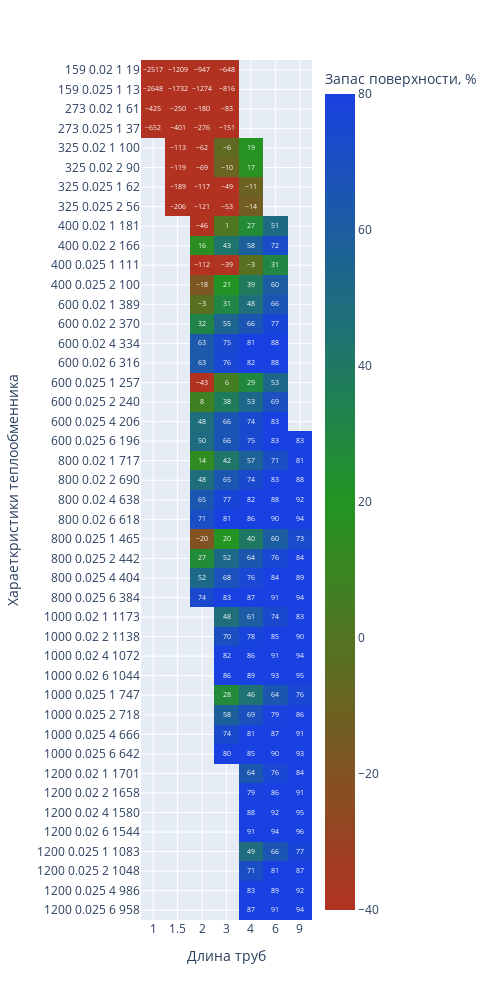

The cell this chart's notebook holds for it:
### Markdown cell above
Для работы колонны необходимо правильно подобрать теплообменники, которые обеспечивают ток вещества. В подогревателе исходной смеси осуществляется нагрев смеси от FEED_TEMPERATURE до температуры кипения исходной смеси. Нагрев исходной смеси осуществляется за счет конденсации насыщенного водяного пара, давление пара 3 ата. Температура пара при таком давлении 132.9 ºС. Изменить давление и в след за ним все свойства теплоносителя можно в поле AQ_PRESSURE.

На тепловой карте зеленым цветом будет выделен теплообменник, характеристики которого позволяют в выбранных условиях обеспечивать запас поверхности теплообмена 5-20%.

По оси абсцисс отложена длинна трубы аппарата

По оси ординат:[диаметр внешнего кожуха; диаметр труб внутри кожуха; число ходов, число труб]

Подогреватель может располагаться вертикально и горизонтально. от выбора ориентации зависят некоторые коэффициенты теплообмена.

### Code cell
heaters_table = pd.read_excel('tables/Параметры кожухотрубчатых теплообменников и холодильников.xlsx',
                   header=[2])

exclude_list = ['d труб, мм']
heaters_table[exclude_list] = heaters_table[exclude_list].apply(eq.get_diameter)
heaters = eq.calculate_equipment(
    heaters_table,
    aqua_vapor_saturation_by_pressure,
    aqua_liquid_saturation,
    aqua_vapor_saturation,
    balance,
    properties,
    FEED_TEMPERATURE,
    thermal_balance,
    Ropt,
    EQ_NAME = 'подогреватель',
    ORIENTACION = 'вертикальный', #может быть 'горизонтальный'
    AQ_PRESSURE = 3) #можно поменять

fig = px.imshow(
    round(heaters),
    labels=dict(x="Длина труб", y="Хараеткристики теплообменника", color="Запас поверхности, %"),
    range_color=[-40,80],
    color_continuous_scale=["rgb(178, 50, 34)", "rgb(34, 149, 34)", "rgb(25, 65, 225)"],
    x=heaters.columns,
    y=heaters.index,
    text_auto=True, aspect="auto",
    width=500,
    height=1000
            )
fig.show()

### Figure 1 — Plotly figure (JSON) as saved in the notebook; plotly's stock layout.template omitted (floating-point values rounded to 4 significant figures; data arrays with more than 128 entries replaced by an {"elided": "..."} marker saying what was removed)
{"data": [{"coloraxis": "coloraxis", "hovertemplate": "Длина труб: %{x}<br>Хараеткристики теплообменника: %{y}<br>Запас поверхности, %: %{z}<extra></extra>", "name": "0", "texttemplate": "%{z}", "type": "heatmap", "x": ["1", "1.5", "2", "3", "4", "6", "9"], "xaxis": "x", "y": ["159 0.02 1 19", "159 0.025 1 13", "273 0.02 1 61", "273 0.025 1 37", "325 0.02 1 100", "325 0.02 2 90", "325 0.025 1 62", "325 0.025 2 56", "400 0.02 1 181", "400 0.02 2 166", "400 0.025 1 111", "400 0.025 2 100", "600 0.02 1 389", "600 0.02 2 370", "600 0.02 4 334", "600 0.02 6 316", "600 0.025 1 257", "600 0.025 2 240", "600 0.025 4 206", "600 0.025 6 196", "800 0.02 1 717", "800 0.02 2 690", "800 0.02 4 638", "800 0.02 6 618", "800 0.025 1 465", "800 0.025 2 442", "800 0.025 4 404", "800 0.025 6 384", "1000 0.02 1 1173", "1000 0.02 2 1138", "1000 0.02 4 1072", "1000 0.02 6 1044", "1000 0.025 1 747", "1000 0.025 2 718", "1000 0.025 4 666", "1000 0.025 6 642", "1200 0.02 1 1701", "1200 0.02 2 1658", "1200 0.02 4 1580", "1200 0.02 6 1544", "1200 0.025 1 1083", "1200 0.025 2 1048", "1200 0.025 4 986", "1200 0.025 6 958"], "yaxis": "y", "z": {"elided": "44x7 int values"}}], "layout": {"coloraxis": {"cmax": 80, "cmin": -40, "colorbar": {"title": {"text": "Запас поверхности, %"}}, "colorscale": [[0, "rgb(178, 50, 34)"], [0.5, "rgb(34, 149, 34)"], [1, "rgb(25, 65, 225)"]]}, "height": 1000, "margin": {"t": 60}, "width": 500, "xaxis": {"anchor": "y", "domain": [0, 1], "title": {"text": "Длина труб"}}, "yaxis": {"anchor": "x", "autorange": "reversed", "domain": [0, 1], "title": {"text": "Хараеткристики теплообменника"}}}}
